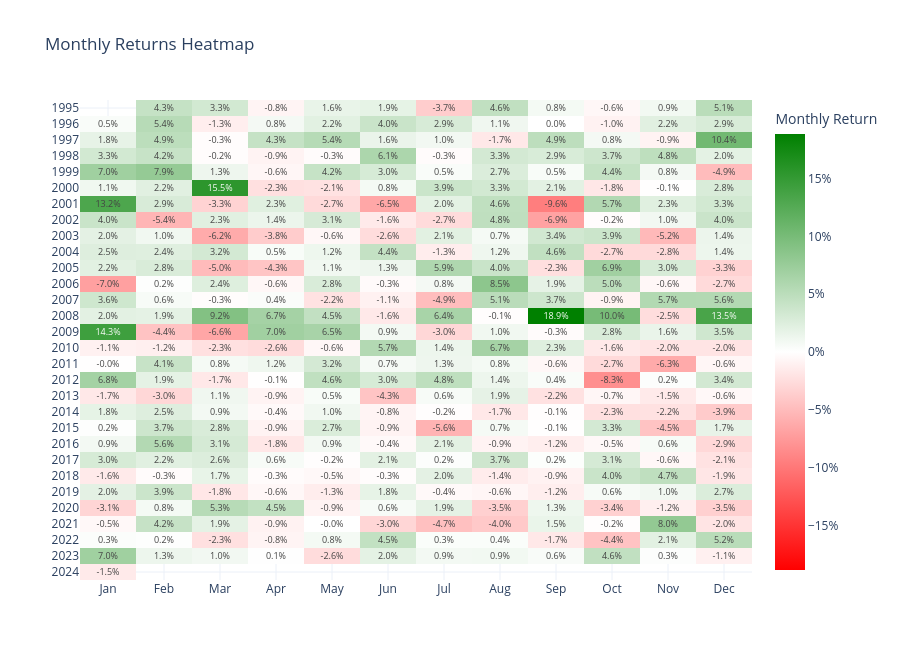

Here is the notebook cell this chart was saved with:
### Code cell
import plotly.graph_objects as go

monthly_ret = _daily_ret.resample("ME").apply(lambda x: (1 + x).prod() - 1)
monthly_ret.index = pd.to_datetime(monthly_ret.index)
heatmap_df = pd.DataFrame({
    "year": monthly_ret.index.year,
    "month": monthly_ret.index.month,
    "return": monthly_ret.values,
})
pivot = heatmap_df.pivot_table(index="year", columns="month", values="return", aggfunc="sum")
pivot.columns = ["Jan","Feb","Mar","Apr","May","Jun","Jul","Aug","Sep","Oct","Nov","Dec"]

fig = go.Figure(data=go.Heatmap(
    z=pivot.values,
    x=pivot.columns.tolist(),
    y=pivot.index.tolist(),
    colorscale=[[0, "red"], [0.5, "white"], [1, "green"]],
    zmid=0,
    text=[[f"{v:.1%}" if not np.isnan(v) else "" for v in row] for row in pivot.values],
    texttemplate="%{text}",
    textfont={"size": 9},
    hovertemplate="Year: %{y}<br>Month: %{x}<br>Return: %{z:.2%}<extra></extra>",
    colorbar=dict(title="Monthly Return", tickformat=".0%"),
))
fig.update_layout(
    title="Monthly Returns Heatmap",
    height=max(400, len(pivot) * 22),
    template="plotly_white",
    yaxis=dict(dtick=1, autorange="reversed"),
)
fig.show()

### Figure 1 — Plotly figure (JSON) as saved in the notebook; plotly's stock layout.template omitted (floating-point values rounded to 4 significant figures; data arrays with more than 128 entries replaced by an {"elided": "..."} marker saying what was removed)
{"data": [{"colorbar": {"tickformat": ".0%", "title": {"text": "Monthly Return"}}, "colorscale": [[0, "red"], [0.5, "white"], [1, "green"]], "hovertemplate": "Year: %{y}<br>Month: %{x}<br>Return: %{z:.2%}<extra></extra>", "text": {"elided": "30x12 str values"}, "textfont": {"size": 9}, "texttemplate": "%{text}", "type": "heatmap", "x": ["Jan", "Feb", "Mar", "Apr", "May", "Jun", "Jul", "Aug", "Sep", "Oct", "Nov", "Dec"], "y": [1995, 1996, 1997, 1998, 1999, 2000, 2001, 2002, 2003, 2004, 2005, 2006, 2007, 2008, 2009, 2010, 2011, 2012, 2013, 2014, 2015, 2016, 2017, 2018, 2019, 2020, 2021, 2022, 2023, 2024], "z": {"elided": "30x12 float values"}, "zmid": 0}], "layout": {"height": 660, "title": {"text": "Monthly Returns Heatmap"}, "yaxis": {"autorange": "reversed", "dtick": 1}}}
